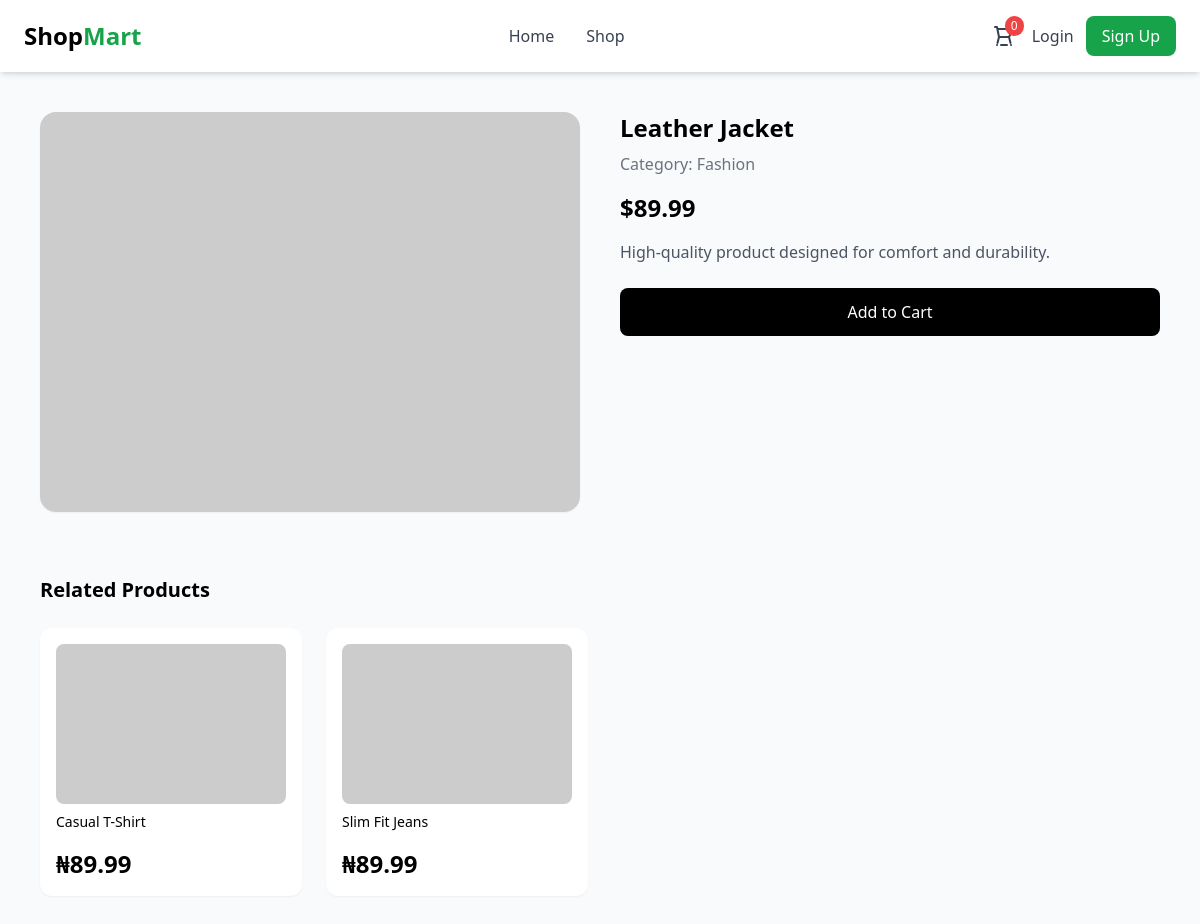
Page /pages/product.php?id=3 on the committed database.
### tables this page shows
CREATE TABLE `products` (
  `id` int(11) NOT NULL,
  `name` varchar(255) NOT NULL,
  `price` decimal(10,2) NOT NULL,
  `category` varchar(100) NOT NULL,
  `image` varchar(255) DEFAULT NULL,
  `description` text DEFAULT NULL,
  `created_at` timestamp NOT NULL DEFAULT current_timestamp(),
  `stock` int(11) DEFAULT 0,
  `featured` tinyint(1) DEFAULT 0,
  `status` enum('active','inactive') DEFAULT 'active',
  `created_by` int(11) DEFAULT NULL
);

### includes/db.php (called while the page is built, shortened)
<?php
$host = 'localhost';
$user = 'root';
$password = '';
$database = 'ecommerce';
$conn = mysqli_connect($host, $user, $password, $database);
function query($sql, $params = [], $types = "") {
    global $conn;
    $stmt = mysqli_prepare($conn, $sql);
    if (!empty($params)) {
        mysqli_stmt_bind_param($stmt, $types, ...$params);
    }
    mysqli_stmt_execute($stmt);
    return $stmt;
}
function fetch($stmt) {
    $result = mysqli_stmt_get_result($stmt);
    return mysqli_fetch_assoc($result);
}
function all($stmt) {
    $result = mysqli_stmt_get_result($stmt);
    $rows = [];
    while ($row = mysqli_fetch_assoc($result)) {
        $rows[] = $row;
    }
    return $rows;
}
function e($string) {
    return htmlspecialchars($string, ENT_QUOTES, 'UTF-8');
}
?>

### pages/product.php (the view, shortened to what this page needs)
<?php
require_once '../includes/db.php';
include '../includes/header.php';
$id = $_GET['id'] ?? 0;
$stmt = query("SELECT * FROM products WHERE id = ?", [$id], "i");
$product = fetch($stmt);
$stmt2 = query(
    "SELECT * FROM products WHERE category = ? AND id != ? LIMIT 4",
    [$product['category'], $id],
    "si"
);
$related = all($stmt2);
?>
<div class="px-10 py-10">
  <div class="grid md:grid-cols-2 gap-10">
    <div>
      <img src="../assets/images/<?php echo $product['image']; ?>"
           class="w-full h-[400px] object-cover rounded-2xl shadow-sm"
           onerror="this.src='https://via.placeholder.com/400'">
    </div>
    <div>
      <h1 class="text-2xl font-semibold">
        <?php echo e($product['name']); ?>
      </h1>
      <p class="text-gray-500 mt-2">
        Category: <?php echo e($product['category']); ?>
      </p>
      <p class="text-2xl mt-4 font-bold">
        $<?php echo number_format($product['price'], 2); ?>
      </p>
      <p class="mt-4 text-gray-600">
        High-quality product designed for comfort and durability.
      </p>
      <form method="POST" action="cart.php" class="mt-6">
        <button class="bg-black text-white px-6 py-3 rounded-lg w-full hover:bg-gray-800">
          Add to Cart
        </button>
      </form>
    </div>
  </div>
  <div class="mt-16">
    <h2 class="text-xl font-semibold mb-6">Related Products</h2>
    <div class="grid md:grid-cols-4 gap-6">
      <?php foreach($related as $p): ?>
      <a href="product.php?id=<?php echo $p['id']; ?>">
        <div class="bg-white p-4 rounded-xl shadow-sm hover:shadow-md">
          <img src="../assets/images/<?php echo $p['image']; ?>"
               class="h-40 w-full object-cover rounded-lg"
               onerror="this.src='https://via.placeholder.com/160'">
          <h3 class="mt-2 text-sm"><?php echo e($p['name']); ?></h3>
         <p class="text-2xl mt-4 font-bold">
    ₦<?php echo number_format($product['price'], 2); ?>
</p>
        </div>
      </a>
      <?php endforeach; ?>
    </div>
  </div>
</div>
<?php include '../includes/footer.php'; ?>

### includes/header.php (shortened to what this page needs)
<!DOCTYPE html>
<html lang="en">
<head>
    <script src="https://cdn.tailwindcss.com"></script>
</head>
<body class="bg-gray-50">
<nav class="bg-white shadow-md sticky top-0 z-50">
    <div class="max-w-7xl mx-auto px-6 py-4">
        <div class="flex justify-between items-center">
            <a href="index.php" class="text-2xl font-bold">
                Shop<span class="text-green-600">Mart</span>
            </a>
            <div class="hidden md:flex space-x-8">
                <a href="index.php" class="text-gray-700 hover:text-black">Home</a>
                <a href="shop.php" class="text-gray-700 hover:text-black">Shop</a>
            </div>
            <div class="flex items-center space-x-4">
                <a href="cart.php" class="relative">
                    <svg class="w-6 h-6 text-gray-700" fill="none" stroke="currentColor" viewBox="0 0 24 24">
                        <path stroke-linecap="round" stroke-linejoin="round" stroke-width="2"
                              d="M3 3h2l.4 2M7 13h10l4-8H5.4M7 13L5.4 5M7 13l-1.5 6M17 13l1.5 6M9 21h6M5 21h.01M19 21h.01"></path>
                    </svg>
                    <span class="absolute -top-2 -right-2 bg-red-500 text-white text-xs rounded-full px-1.5 py-0.5">
                        <?php
                        $cart_count = 0;
                        echo $cart_count;
                        ?>
                    </span>
                </a>
                <?php if (isset($_SESSION['user_id']) && isset($_SESSION['user_name'])): ?>
                    <div class="relative group">
                        <button class="flex items-center space-x-2 text-gray-700">
                            <span>👤</span>
                            <span><?php echo htmlspecialchars($_SESSION['user_name']); ?></span>
                            <svg class="w-4 h-4" fill="none" stroke="currentColor" viewBox="0 0 24 24">
                                <path stroke-linecap="round" stroke-linejoin="round" stroke-width="2" d="M19 9l-7 7-7-7"></path>
                            </svg>
                        </button>
                        <div class="absolute right-0 mt-2 w-48 bg-white rounded-lg shadow-xl hidden group-hover:block">
                            <a href="account.php" class="block px-4 py-2 text-gray-700 hover:bg-gray-100">Dashboard</a>
                            <a href="orders.php" class="block px-4 py-2 text-gray-700 hover:bg-gray-100">My Orders</a>
                            <hr class="my-1">
                            <a href="logout.php" class="block px-4 py-2 text-red-600 hover:bg-gray-100">Logout</a>
                        </div>
                    </div>
                <?php else: ?>
                    <div class="flex items-center space-x-3">
                        <a href="login.php" class="text-gray-700 hover:text-black">Login</a>
                        <a href="register.php" class="bg-green-600 text-white px-4 py-2 rounded-lg hover:bg-green-700 transition">
                            Sign Up
                        </a>
                    </div>
                <?php endif; ?>
            </div>
        </div>
    </div>
</nav>
<main class="min-h-screen">

### includes/footer.php (shortened to what this page needs)
</main>
</body>
</html>

### rows in the picture
products: name "Leather Jacket", category "Fashion", price "89.99"
products: name "Casual T-Shirt"
products: name "Slim Fit Jeans"

### other values in the picture
$cart_count "0"
